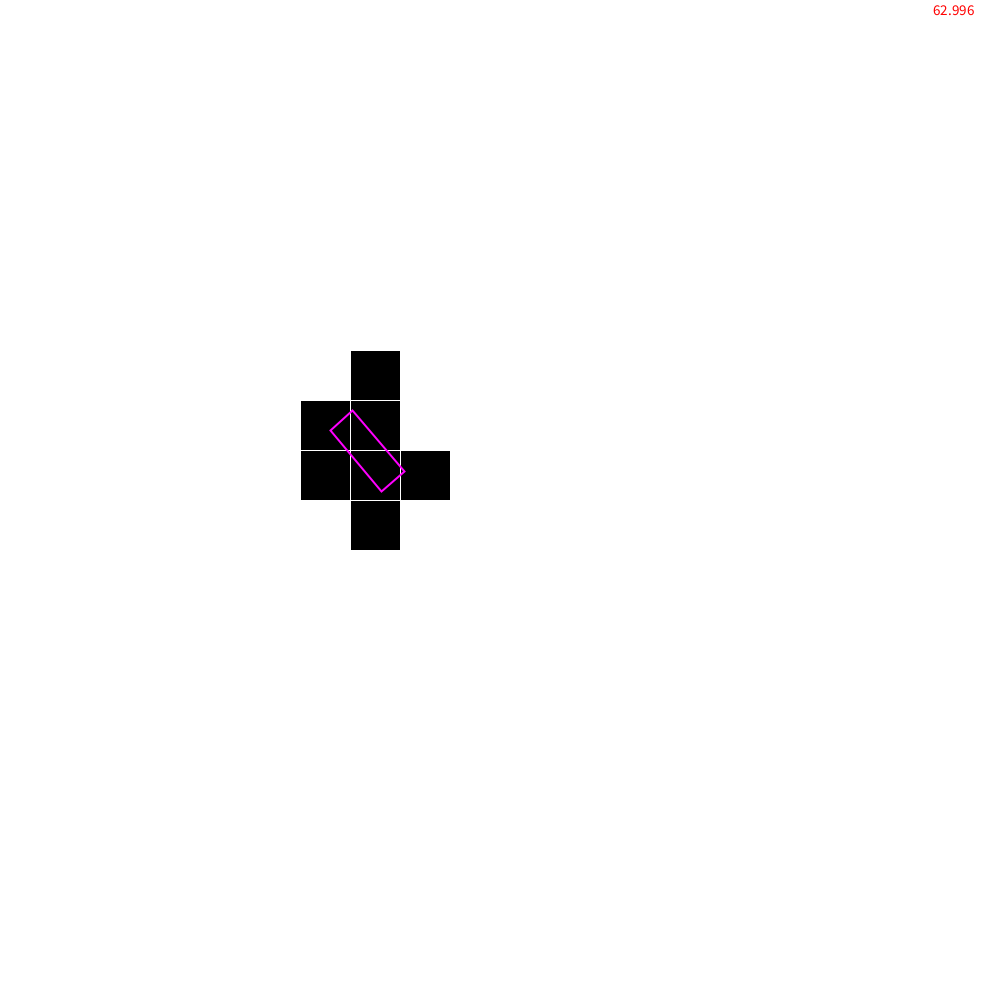
Frame 1 (no input)
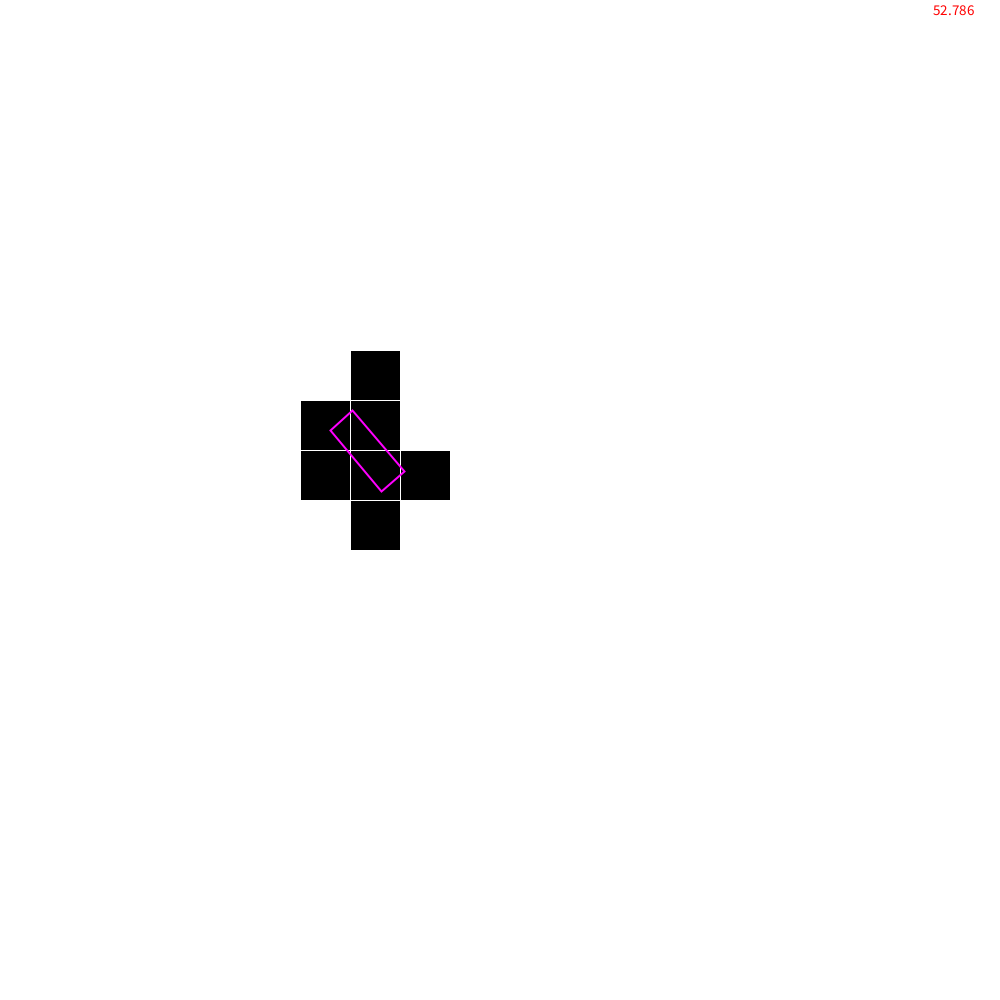
Frame 60 (the mouse pressed at the canvas centre just before this capture)
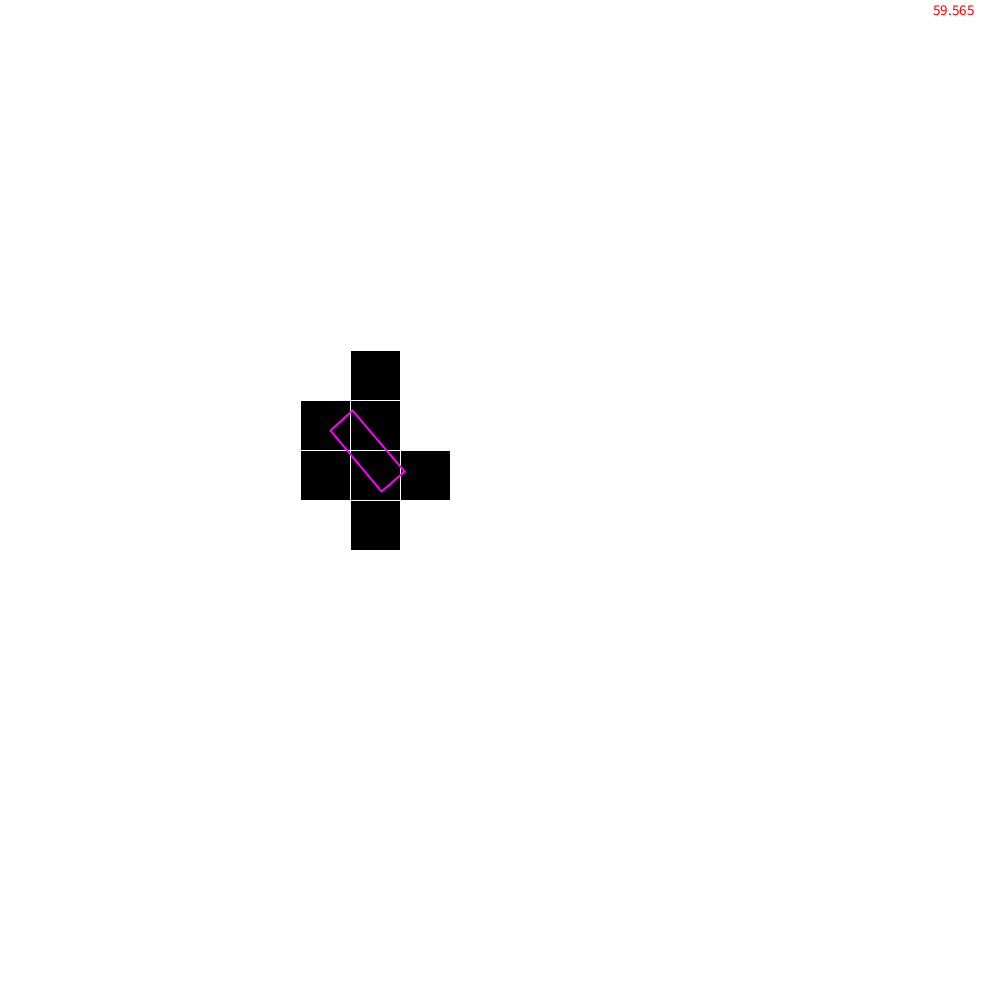
Frame 120 (the mouse held since frame 60 and released just before this capture)

The Processing sketch that drew these frames (run headless with seeded random() and noise(); from frame 60 on, the mouse is pressed at the canvas centre):

// Processing sketch: tps
// ── tps.pde
float TileSIZE = 50;
wall w = new wall(330,430,30,80,40);
ArrayList<tile>tiles = new ArrayList();

void setup(){
  size(1000,1000);
  //creating the tiles
  for(int i = 0;i < width/TileSIZE;i++){
    for(int j = 0;j < height/TileSIZE;j++){
      tiles.add(new tile(i*TileSIZE,j*TileSIZE));
    }
  }
}

void draw(){
  background(255);
  for(tile t:tiles){  
    if(collision(new PVector(t.x,t.y),new PVector(t.x,t.y+t.size),new PVector(t.x+t.size,t.y+t.size),new PVector(t.x+t.size,t.y),w.c1,w.c2,w.c3,w.c4)){
      t.checkBlocked(true);
      //println(t.x,t.y);
    }
    t.display();
  }
  w.display();
  fill(255,0,0);
  textSize(15);
  text(frameRate,width-70,15);
}
// ── collision.pde
public boolean collision(PVector c11,PVector c21,PVector c31,PVector c41,PVector c12,PVector c22,PVector c32,PVector c42){

  float q1x[] = {c11.x,c21.x,c31.x,c41.x};
  float q1y[] = {c11.y,c21.y,c31.y,c41.y};
  float q2x[] = {c12.x,c22.x,c32.x,c42.x};
  float q2y[] = {c12.y,c22.y,c32.y,c42.y};
  
  PVector v1x[] = {new PVector(0,0),new PVector(0,0),new PVector(0,0),new PVector(0,0)};
  PVector v2x[] = {new PVector(0,0),new PVector(0,0),new PVector(0,0),new PVector(0,0)};
  PVector v1y[] = {new PVector(0,0),new PVector(0,0),new PVector(0,0),new PVector(0,0)};
  PVector v2y[] = {new PVector(0,0),new PVector(0,0),new PVector(0,0),new PVector(0,0)};
  
  float v1ix[] = {0,0,0,0};
  float v2ix[] = {0,0,0,0};
  float v1iy[] = {0,0,0,0};
  float v2iy[] = {0,0,0,0};
  
  PVector oc1 = new PVector(q1x[0]-q1x[1],q1y[0]-q1y[1]).setMag(1);
  PVector oa1 = new PVector(q1x[0]-q1x[3],q1y[0]-q1y[3]).setMag(1);
  PVector oc2 = new PVector(q2x[0]-q2x[1],q2y[0]-q2y[1]).setMag(1);
  PVector oa2 = new PVector(q2x[0]-q2x[3],q2y[0]-q2y[3]).setMag(1);
  
  //calculates the newX and newY vector
  PVector newX = new PVector((oa1.x+oa2.x)/2,(oa1.y+oa2.y)/2).setMag(1);
  PVector newY = new PVector((oc1.x+oc2.x)/2,(oc1.y+oc2.y)/2).setMag(1);
  
  strokeWeight(0.5);
  stroke(0,255,0);
  //line(c11.x,c11.y,c11.x+newY.x*100,c11.y+newY.y*100);
  //calculates the projection to the newX and newY vectors
  for(int i = 0;i < q1x.length;i++){
    float d = q1x[i]*newX.x+q1y[i]*newX.y;
    //println(d,q1x[i],newX.x,q1y[i],newX.y);
    v1x[i] = newX.copy().mult(d);
  }
  for(int i = 0;i < q2x.length;i++){
    float d = q2x[i]*newX.x+q2y[i]*newX.y;
    //println(d,q2x[i],newX.x,q2y[i],newX.y);
    v2x[i] = newX.copy().mult(d);
  }
  for(int i = 0;i < q1x.length;i++){
    float d = q1x[i]*newY.x+q1y[i]*newY.y;
    v1y[i] = newY.copy().mult(d);
  }
  for(int i = 0;i < q2x.length;i++){
    float d = q2x[i]*newY.x+q2y[i]*newY.y;
    v2y[i] = newY.copy().mult(d);
  }  
  
  //creates a index of every point on the plane
  for(int i = 0;i < v1x.length;i++){
    PVector p = v1x[i];
    float temp = 0.5/p.x;
    if(p.x == 0){
      //println(temp);
      temp = 0;
    }
    v1ix[i] = temp + p.y;
  }
  for(int i = 0;i < v2x.length;i++){
    PVector p = v2x[i];
    float temp = 0.5/p.x; //<>//
    if(p.x == 0){ //<>//
      //println(temp);
      temp = 0; //<>//
    } //<>//
    v2ix[i] = temp + p.y; //<>//
  } //<>//
  for(int i = 0;i < v1y.length;i++){ //<>//
    PVector p = v1y[i]; //<>//
    float temp = 0.5/p.x;
    if(p.x == 0){
      //println(temp);
      temp = 0;
    }
    v1iy[i] = temp + p.y;
  }
  for(int i = 0;i < v2y.length;i++){
    PVector p = v2y[i];
    float temp = 0.5/p.x;
    if(p.x == 0){
      //println(temp);
      temp = 0;
    }
    v2iy[i] = temp + p.y;
  }
  
  //finding min and max of the rectangles along vecter newX and newY
  float Minx1 = v1ix[0];
  float Minx2 = v2ix[0];
  float Miny1 = v1iy[0];
  float Miny2 = v2iy[0];
  
  float Maxx1 = v1ix[0];
  float Maxx2 = v2ix[0];
  float Maxy1 = v1iy[0];
  float Maxy2 = v2iy[0];
  
  for(int i = 0;i < v1ix.length;i++){
    if(v1ix[i]<Minx1){
      Minx1 = v1ix[i];
    }else if(v1ix[i]>Maxx1){
      Maxx1 = v1ix[i];
    }
  }
  for(int i = 0;i < v2ix.length;i++){
    if(v2ix[i]<Minx2){
      Minx2 = v2ix[i];
    }else if(v2ix[i]>Maxx2){
      Maxx2 = v2ix[i];
    }
  }
  for(int i = 0;i < v1iy.length;i++){
    if(v1iy[i]<Miny1){
      Miny1 = v1iy[i];
    }else if(v1iy[i]>Maxy1){
      Maxy1 = v1iy[i];
    }
  }
  for(int i = 0;i < v2iy.length;i++){
    if(v2iy[i]<Miny2){
      Miny2 = v2iy[i];
    }else if(v2iy[i]>Maxy2){
      Maxy2 = v2iy[i];
    }
  }
  
  // checking for overlap
  boolean overlapX = false;
  boolean overlapY = false;
  
  //println(Minx1,Maxx2,Maxx1,Minx2,c11.x,c11.y);
  if(Minx1<Maxx2&&Maxx1>Minx2){
    overlapX = true;
  }
  //println(Miny1,Maxy2,Maxy1,Miny2);
  if(Miny1<Maxy2&&Maxy1>Miny2){
    overlapY = true;
  }    
  //for(PVector p:v1x){
  //  strokeWeight(3);
  //  stroke(255,0,0);
  //  point(p.x,p.y+60);
  //}
  //for(PVector p:v2x){
  //  strokeWeight(3);
  //  stroke(0,255,0);
  //  point(p.x,p.y+60);
  //}
  //for(PVector p:v1y){
  //  strokeWeight(3);
  //  stroke(255,0,255);
  //  point(p.x+60,p.y);
  //}
  //for(PVector p:v2y){
  //  strokeWeight(3);
  //  stroke(0,0,255);
  //  point(p.x+60,p.y);
  //}
  if(overlapX == true && overlapY == true){
    //println(overlapX,overlapY,c11.x,c11.y);
    return true;
  }
  return false;
}
// ── quad.pde
class quadTemp{
  PVector c1;
  PVector c2;
  PVector c3;
  PVector c4;
  quadTemp(float x1,float y1,float x2,float y2,float x3,float y3,float x4,float y4){
    c1 = new PVector(x1,y1);
    c2 = new PVector(x2,y2);
    c3 = new PVector(x3,y3);
    c4 = new PVector(x4,y4);
  }
  void display(){
    quad(c1.x,c1.y,c2.x,c2.y,c3.x,c3.y,c4.x,c4.y);
  }
}
// ── tile.pde
class tile{
  boolean blocked = false;
  float x;
  float y;
  float size = TileSIZE;
  tile(float ix,float iy){
    x = ix;
    y = iy;
  }
  void display(){
    strokeWeight(1);
    if(!blocked){
      fill(0,0);
      stroke(0,0);
    }else{
      fill(0);
      stroke(255);
    }
    rect(x,y,size,size);
  }
  void checkBlocked(boolean in){
    blocked = in;
  }
}
// ── wall.pde
class wall{
  quadTemp temp;
  float x;
  float y;
  float w;
  float h;
  float a;
  PVector c1;
  PVector c2;
  PVector c3;
  PVector c4;
  wall(float xPos,float yPos,float Width,float Height,float Angle){
    x = xPos;
    y = yPos;
    w = Width;
    h = Height;
    a = Angle;
    c1 = new PVector(x,y);
    c2 = new PVector(h*sin(radians(a))+x,h*cos(radians(a))+y);
    c3 = new PVector(x-w*sin(radians(a-90))+h*sin(radians(a)),y-w*cos(radians(a-90))+h*cos(radians(a)));
    c4 = new PVector(x-w*sin(radians(a-90)),y-w*cos(radians(a-90)));
    temp = new quadTemp(c1.x,c1.y,c2.x,c2.y,c3.x,c3.y,c4.x,c4.y);
  }
  void display(){
    strokeWeight(2);
    stroke(255,0,255);
    fill(0,0);
    temp.display();
  }
}
